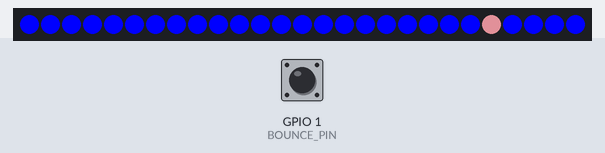
A sketch run on a simulated ESP32. Shown: 27 RGB LEDs in strip order, left to right. The inputs (shaded band) are chosen by the test bench; at power-on: GPIO 1 (BOUNCE_PIN) LOW. Random numbers use the default seed unless the sketch sets one.

Above: at 1.25 s.
1.3 s: GPIO 1 (BOUNCE_PIN) driven HIGH
At 2.5 s:
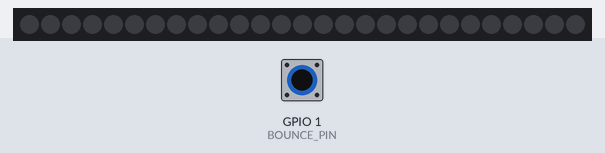
2.8 s: GPIO 1 (BOUNCE_PIN) pulsed LOW 2 times (0.12 s each, 0.3 s apart)
At 3.29 s:
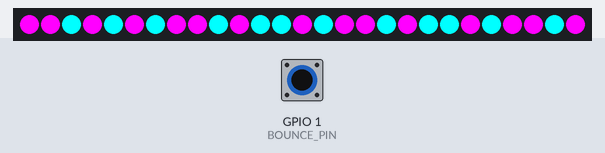
5.2 s: GPIO 1 (BOUNCE_PIN) pulsed LOW 5 times (0.12 s each, 0.3 s apart)
At 6.04 s:
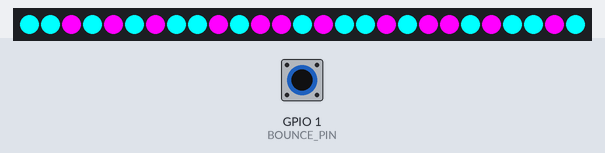

Measured:
- after the input at 2.8 s, the LEDs: first change after 0.13 s (image 2 shows a later state)

The sketch:

DiscoCode.ino
```cpp
//POPART PCB DISCO BALL

//buttons
#include <Bounce2.h>
#define BOUNCE_PIN 1
boolean isButton = false;
Bounce bounce = Bounce();

//neopixels
#include <Adafruit_NeoPixel.h>
Adafruit_NeoPixel strip(27, 0);

//frames
int numGrid = 27;
int numFrames = 2;
int j = 0;

char index[27] {
  0,
  1, 2, 3,
  4, 5,  6,  7,
  8, 9, 10, 11,
  12, 13, 14, 15,
  16, 17, 18, 19,
  20, 21, 22, 23,
  24, 25, 26,
};

char colors[3][3] {
  {0, 255, 255},
  {255, 0, 255},
  {0, 0, 0},
};

char frames[2][27] {
  {
    1,
    1, 0, 1,
    0, 1, 0, 1,
    1, 0, 1, 0,
    0, 1, 0, 1,
    1, 0, 1, 0,
    0, 1, 0, 1,
    1, 0, 1
  },
  {
    0,
    0, 1, 0,
    1, 0, 1, 0,
    0, 1, 0, 1,
    1, 0, 1, 0,
    0, 1, 0, 1,
    1, 0, 1, 0,
    0, 1, 0
  },

};

//programatic
int i;
int r;
int g;
int b;

//extra
boolean isOn;
boolean start;

//timer
unsigned long startTime = millis();
unsigned long endTime;
long interval = 200;
long interval2 = 20;
long interval3 = 150;

//switch case
int state = 3;


void setup() {
  // strip
  strip.begin();
  strip.clear();
  strip.show();

  // button
  bounce.attach( BOUNCE_PIN, INPUT );
  bounce.interval(5);
}

void loop() {
  button();

  switch (state) {
    case 0:
      break;

    case 1:
      framesFunc();
      break;

    case 2:
      programmatic();
      break;

    case 3:
      extra();
      break;
  }
}

void button() {
  bounce.update();

  if (bounce.changed()) {
    int debouncedInput = bounce.read();

    if (debouncedInput == HIGH) {
      strip.clear();
      strip.show();
      state = (state + 1) % 4;
    }
  }
}


void framesFunc() {
  endTime = millis();
  if (endTime - startTime >= interval) {
    if (j < numFrames - 1) {
      j++;
    } else {
      j = 0;
    }
    startTime = millis();
  }
  int whichFrame = j;
  for (int i = 0; i < numGrid; i++) {
    int whichLED  = i;
    int whichIndex = index[whichLED];
    int whichColor = frames[whichFrame][whichLED];

    int r = colors[whichColor][0];
    int g = colors[whichColor][1];
    int b = colors[whichColor][2];
    strip.setPixelColor(whichIndex, r, g, b);
  }
  strip.show();
}


void programmatic() {
  endTime = millis();
  //chooses a new neopixel index and color value every interval
  if (endTime - startTime >= interval2) {
    i = random(27);
    r = random(255);
    g = random(255);
    b = random(255);
    startTime = millis();
  }
  strip.setPixelColor(i, r, g, b);
  strip.show();
}


void extra() {
  //turns all of the neopixels blue only once at the very beggining
  while (start) {
    for (int i = 0; i < 27; i++) {
      strip.setPixelColor(i, 0, 0, 255);
      strip.show();
    }
    start = false;
  }

  endTime = millis();
  //updates the isOn boolean every interval
  if (endTime - startTime >= interval3) {
    isOn = !isOn;
    startTime = millis();
  }
  int i = random(27);
  //sets the pixel to a random color
  if (isOn) {
    r = random(255);
    g = random(255);
    b = random(255);
    strip.setPixelColor(i, r, g, b);
    strip.show();
    isOn = false;
  }
  //resets the same pixel back to blue
  else {
    strip.setPixelColor(i, 0, 0, 255);
  }
}
```
